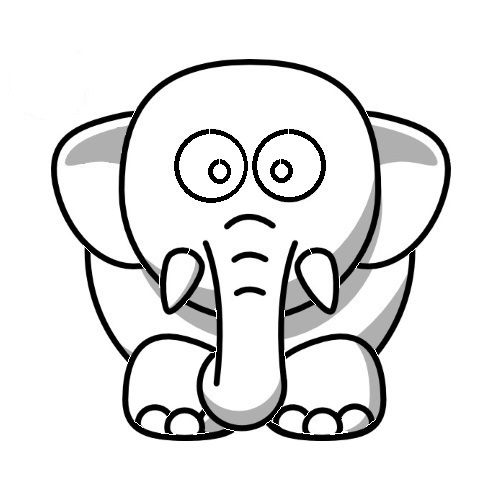
#> input picture eyrc_hb/contours test/elephant.jpg, 500 x 500 px
$ python lines.py
#> lines starting #> are read from the running program, lines starting #| are printed output that depends on the picture; after the words box and inside, x2 and y2 are one past the last pixel; in counts of white or black regions, pixels touching at a corner belong together
import cv2
import numpy as np

# from skimage.morphology import skeletonize
# from skimage import io
import matplotlib.pyplot as plt
import json

def Edge_Detection_Canny(cv_image):
    cv_image =cv2.flip(cv_image ,1)
    gray = cv2.cvtColor(cv_image, cv2.COLOR_BGR2GRAY)
    blurred = cv2.GaussianBlur(gray, (3, 3), 0)
    # customize the second and the third argument, minVal and maxVal
    # in function cv2.Canny if needed
    get_edge = cv2.Canny(blurred, 10, 100)
    cv_image = np.hstack([get_edge])
    cv2.imshow('Corners_Extracted', cv_image)
    cv2.waitKey(0)
    return cv_image


def showImg(img):
    cv2.imshow('img', img)
    cv2.waitKey(0)


def on_change2(val):
    global s, f, contours_list
    if contour_num == 1:
        val = 115
    elif contour_num == 2:
        val = 66
    elif contour_num == 3:
        val = 65
    elif contour_num == 4:
        val = 151
        f = 1/2.5
    elif contour_num == 5:
        val = 504
        f = 1/1.95
    elif contour_num == 6:
        val = 312
    elif contour_num == 7:
        val = 5
    elif contour_num == 8:
        val = 33
    elif contour_num == 9:
        val = 28
    elif contour_num == 10:
        val = 26
    elif contour_num == 11:
        val = 213
    elif contour_num == 12:
        val = 117
    elif contour_num == 13:
        val = 294
        f = 1/1.88
    elif contour_num == 14:
        val = 144
        f = 1/1.88
    elif contour_num == 15:
        val = 606
        f = 1/1.9
    elif contour_num == 16:
        val = 152
    elif contour_num == 17:
        val = 89
    elif contour_num == 18:
        val = 47
        f = 0.6
    elif contour_num == 19:
        val = 50
        f = 0.6
    elif contour_num == 20:
        val = 193
        f = 0.52
    elif contour_num == 21:
        val = 197
        f = 0.52
    elif contour_num == 22:
        val = 471
    elif contour_num == 23:
        val = 234
    elif contour_num == 24:
        val = 889


    # print(val)
    s[contour_num] = val
    output_img = np.zeros((500, 500,3), np.uint8)
    cv2.drawContours(output_img, contours, -1, (100,100,100), 1)
    i = contour_num

    if(s[i]+f*l[i] < l[i]):
        ctr = contours[i][int(s[i]):int(s[i]+f*l[i])]
        cv2.drawContours(output_img, ctr, -1, (0,0,255), 1)
        for contour_array in [ctr]:
            list = [contour.tolist() for contour in contour_array if len(contour) > 0]
            contours_list.extend(list)
            print(f"{list}\n\n")
    else:
        ctr1 = contours[i][int(s[i]):l[i]]
        ctr2 = contours[i][:int(s[i]+f*l[i]-l[i])]
        cv2.drawContours(output_img, ctr1, -1, (0,0,255), 1)
        cv2.drawContours(output_img, ctr2, -1, (0,0,255), 1)

        li = []
        for contour_array in [ctr1, ctr2]:
            list = [contour.tolist() for contour in contour_array if len(contour) > 0]
            li.extend(list)
            contours_list.extend(list)
        print(f"{li}\n\n")


    showImg(output_img)
    # cv2.imshow("image", output_img)

output_img = np.zeros((500, 500,3), np.uint8)

img = cv2.imread("elephant.jpg")
#> img is the input picture: shape (500, 500, 3); min 0, max 255, mean 229.6
img = cv2.cvtColor(img, cv2.COLOR_BGR2GRAY)
#> img: shape (500, 500)
_, bwimg = cv2.threshold(img, 125, 255, cv2.THRESH_BINARY)
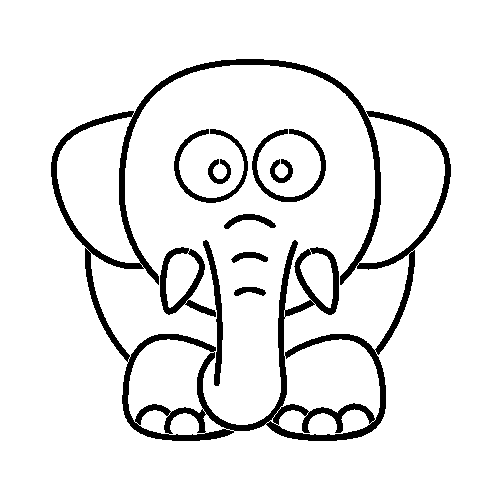
#> bwimg: shape (500, 500); 91.4% white; 10 black regions
# bwimg=cv2.bitwise_not(bwimg)
cv2.imshow("image", bwimg)
cv2.waitKey(0)
contours, hierarchy = cv2.findContours(bwimg, cv2.RETR_CCOMP, cv2.CHAIN_APPROX_NONE)
#> contours = 25 contours; largest, box (x1, y1, x2, y2) and area: (0, 0, 500, 500) 249001, (118, 58, 382, 286) 4323, (196, 239, 299, 432) 2177, (265, 333, 387, 442) 2054, (121, 333, 235, 442) 1864

N = len(contours)
#> N = 25
contour_num = 0
l = [len(contours[i]) for i in range(N)]
#> l = 25 values, max 1996 at index 0, min 68 at index 7, mean 362.4
s = [0 for i in range(N)]
#> s = 25 values from 0 to 0
f = 0.5
contours_list = []
# [42 lines of commented-out code are left out]

print(len(contours))
#| 25

image = bwimg

# [4 lines of commented-out code are left out]

for i in range(1, 25):
    contour_num = i
    on_change2(len(contours[contour_num]))
#> this loop made 24 passes
#> ctr2 in on_change2 on passes 12, 18, 19, 20, 21: [[84, 248], [85, 247], [86, 248], [87, 249]], [[278, 159], [279, 158]], [[216, 159], [217, 158], [218, 158], [219, 159]], [[283, 129], [284, 128]], [[205, 129], [206, 128], [207, 128], [208, 128]]
#> ctr1 in on_change2 on passes 13, 22: [[312, 247], [313, 247], [314, 247]], [[367, 115], [367, 114], [366, 113], [366, 112]]
#> pass 1, in showImg, `cv2.imshow('img', img)`:
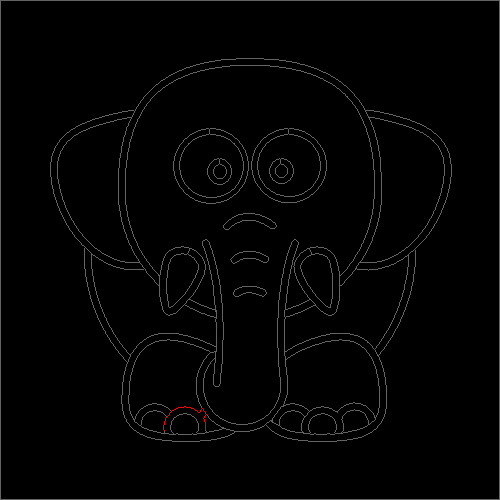
#> window 'img': shape (500, 500, 3); mean B, G, R 3.5, 3.5, 3.6

with open("./contours.txt", "+w") as file:
    for contour in contours:
        file.write(str(contour.tolist()))
        file.write("\n\n\n\n\n\n\n\n\n\n")
#> this loop made 25 passes

# [11 lines of commented-out code are left out]
